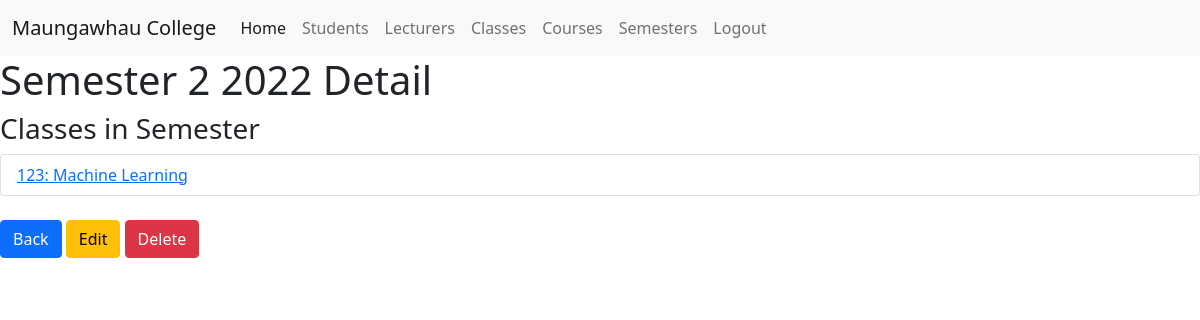
The app's page /semester/5 (signed in) with its own data.
### attendance/models.py (models this page shows, shortened)
class Semester(models.Model):
    year = models.CharField(max_length=4)
    name = models.CharField(max_length=20)
    def __str__(self):
        return self.name + " " + self.year

class Class(models.Model):
    number = models.CharField(max_length=6)
    course = models.ForeignKey(Course, on_delete=models.CASCADE)
    semester = models.ForeignKey(Semester, on_delete=models.CASCADE)
    lecturer = models.ForeignKey(Lecturer, on_delete=models.SET_NULL, blank=True, null=True)
    students = models.ManyToManyField(Student, blank=True, null=True, related_name="enrolled_student")
    def __str__(self):
        return self.number +": "+self.course.__str__()

class Course(models.Model):
    code = models.CharField(max_length=9)
    name = models.CharField(max_length=50)
    def __str__(self):
        return self.name

### attendance/views.py (the view)
# urls.py: path('semester/<int:semester_id>', semesterDetail, name="semester-detail"),
def semesterDetail(request, semester_id):
    selected_semester = get_object_or_404(Semester, id=semester_id)
    assignedclasses = Class.objects.filter(semester_id=semester_id)
    context = {"semester": selected_semester,
               "assignedclasses": assignedclasses
               }
    return render(request, 'semester/semester-detail.html', context)

### attendance/templates/semester/semester-detail.html (shortened to what this page needs)
{% extends 'base.html' %}
{% load crispy_forms_tags %}
{% block content %}
    {% if user.is_authenticated and user.is_superuser %}
        <h1> {{ semester }} Detail</h1>
        {% if assignedclasses.exists %}
            <h3>Classes in Semester</h3>
        {% else %}
            <h3>This semester has no classes</h3>
        {% endif %}
        <ul class="list-group">
            {% for class in assignedclasses %}
                <li class="list-group-item">
                    <a href="{% url 'class-detail' class.id %}">{{ class }}</a>
                </li>
            {% endfor %}
        </ul>
        <br>
        <a href="{% url 'semester-list' %}" class="btn btn-primary">Back</a>
        <a href="{% url 'update-semester' semester.id %}" class="btn btn-warning">Edit</a>
        <a href="{% url 'delete-semester' semester.id %}" class="btn btn-danger">Delete</a>
    {% else %}
        <h1>YOU DON'T HAVE ACCESS</h1>
    {% endif %}
{% endblock %}

### records on screen
Semester: name+year "Semester 2 2022"
Class: number+course "123: Machine Learning"
